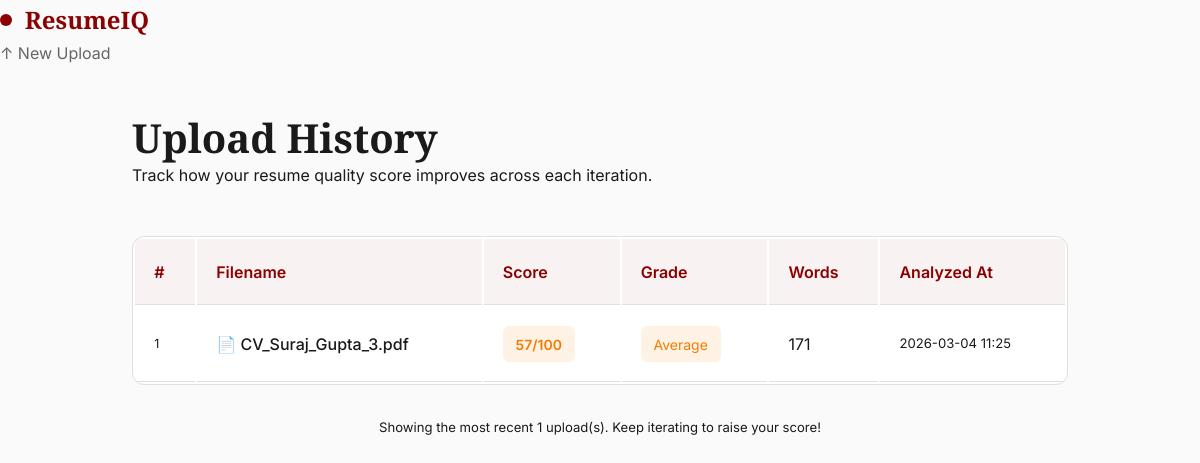
Before: /history with the older database file.
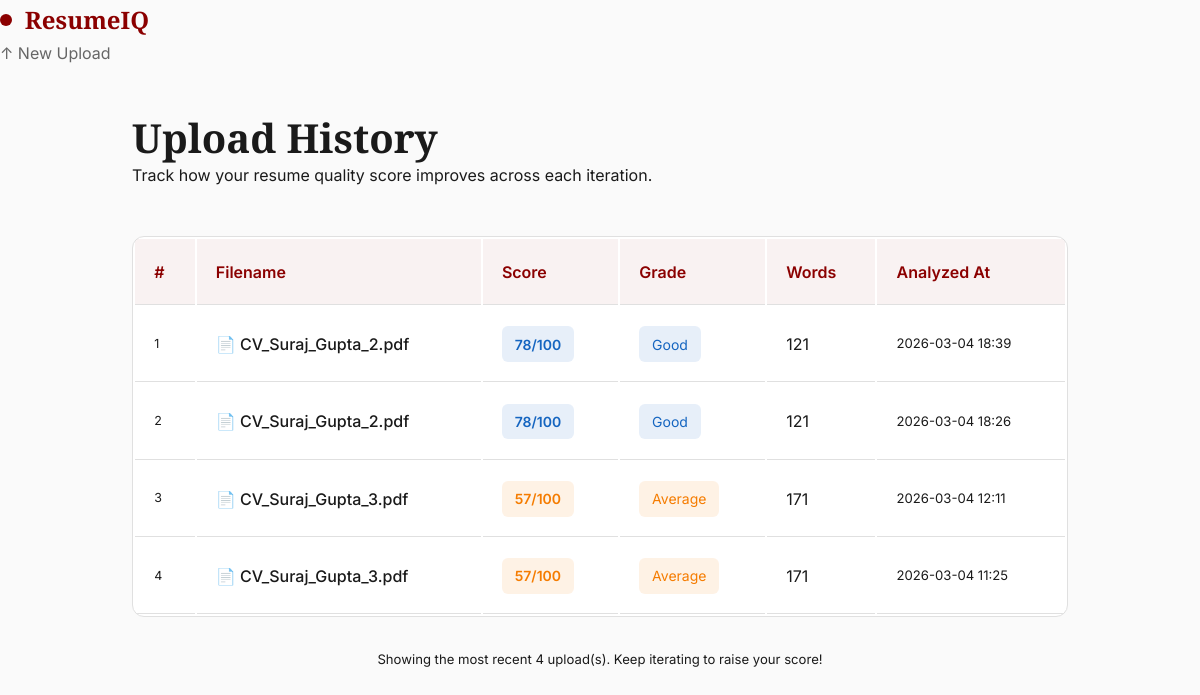
After: the same page with the newer database file.
### tables this page shows
CREATE TABLE uploads (
                id         INTEGER PRIMARY KEY AUTOINCREMENT,
                filename   TEXT    NOT NULL,
                score      INTEGER NOT NULL,
                grade      TEXT    NOT NULL,
                word_count INTEGER NOT NULL,
                timestamp  TEXT    NOT NULL
            );

### app.py (the view)
@app.route("/history")
def history():
    with get_db() as conn:
        rows = conn.execute(
            "SELECT * FROM uploads ORDER BY id DESC LIMIT 50"
        ).fetchall()
    records = [dict(row) for row in rows]
    return render_template("history.html", records=records)

### app.py (called while the page is built)
def get_db():
    conn = sqlite3.connect(DB_PATH)
    conn.row_factory = sqlite3.Row
    return conn

### templates/history.html (shortened to what this page needs)
<!DOCTYPE html>
<html lang="en">
<head>
  <link rel="stylesheet" href="{{ url_for('static', filename='css/editorial.css') }}">
</head>
<body>
  <nav class="report-nav">
    <a href="/" class="nav-logo">
      <div class="nav-logo-dot"></div>
      ResumeIQ
    </a>
    <div class="nav-actions">
      <a href="/" class="btn-ghost">↑ New Upload</a>
    </div>
  </nav>
  <div class="history-wrapper">
    <div class="history-header">
      <h1>Upload History</h1>
      <p>Track how your resume quality score improves across each iteration.</p>
    </div>
    {% if records %}
      <table class="history-table">
        <thead>
          <tr>
            <th>#</th>
            <th>Filename</th>
            <th>Score</th>
            <th>Grade</th>
            <th>Words</th>
            <th>Analyzed At</th>
          </tr>
        </thead>
        <tbody>
          {% for rec in records %}
          <tr>
            <td style="color:var(--col-ink-soft); font-size:0.78rem;">{{ loop.index }}</td>
            <td style="font-weight:500;">📄 {{ rec.filename }}</td>
            <td>
              {% set grade_class = rec.grade | lower | replace(' ', '-') %}
              <span class="score-badge {{ grade_class }}">
                {{ rec.score }}/100
              </span>
            </td>
            <td>
              <span class="score-badge {{ grade_class }}" style="font-weight:400;">{{ rec.grade }}</span>
            </td>
            <td style="color:var(--col-ink-soft);">{{ rec.word_count }}</td>
            <td style="color:var(--col-ink-soft); font-size:0.82rem;">{{ rec.timestamp }}</td>
          </tr>
          {% endfor %}
        </tbody>
      </table>
      <div style="margin-top:var(--sp-lg); font-size:0.82rem; color:var(--col-ink-soft); text-align:center;">
        Showing the most recent {{ records | length }} upload(s). Keep iterating to raise your score!
      </div>
    {% endif %}
  </div>
</body>
</html>

### static/css/editorial.css (style rules this page uses)
:root { --col-primary: #8B0000; --col-primary-light: #B22222; --col-primary-dark: #5C0000; --col-primary-faded: #a52a2a; --col-secondary: #FFFFFF; --col-background: #FAFAFA; --col-surface: #FFFFFF; --col-text-primary: #1A1A1A; --col-text-secondary: #666666; --col-text-muted: #999999; --col-success: #2E7D32; --col-warning: #F57C00; --col-error: #C62828; --col-info: #1565C0; --col-border: #E0E0E0; --col-border-dark: #BDBDBD; --font-serif: 'Playfair Display', Georgia, serif; --font-sans: 'Inter', -apple-system, BlinkMacSystemFont, 'Segoe UI', sans-serif; --font-mono: 'JetBrains Mono', 'Fira Code', Consolas, monospace; --sp-xs: 0.4rem; --sp-sm: 0.8rem; --sp-md: 1.2rem; --sp-lg: 2rem; --sp-xl: 3rem; --sp-2xl: 4.5rem; --shadow-sm: 0 2px 8px rgba(139, 0, 0, 0.08); --shadow-md: 0 6px 24px rgba(139, 0, 0, 0.12); --shadow-lg: 0 16px 48px rgba(139, 0, 0, 0.16); --radius-sm: 6px; --radius-md: 12px; --radius-lg: 20px; --radius-pill: 999px; --transition-fast: 150ms ease; --transition-normal: 250ms ease; --transition-slow: 400ms ease; }
*, *::before, *::after { box-sizing: border-box; margin: 0; padding: 0; }
html { scroll-behavior: smooth; }
body { font-family: var(--font-sans); background-color: var(--col-background); color: var(--col-text-primary); min-height: 100vh; line-height: 1.65; -webkit-font-smoothing: antialiased; }
a { color: inherit; text-decoration: none; }
h1, h2, h3, h4, h5, h6 { font-family: var(--font-serif); font-weight: 600; line-height: 1.2; color: var(--col-text-primary); }
h1 { font-size: 2.5rem; }
p { margin-bottom: 1rem; }
.nav-logo { display: flex; align-items: center; gap: var(--sp-sm); font-family: var(--font-serif); font-size: 1.5rem; font-weight: 600; color: var(--col-primary); }
.nav-logo-dot { width: 12px; height: 12px; background: var(--col-primary); border-radius: 50%; }
.btn-ghost { background: transparent; color: var(--col-text-secondary); }
.history-wrapper { max-width: 1000px; margin: 0 auto; padding: var(--sp-xl) var(--sp-lg); }
.history-header { margin-bottom: var(--sp-xl); }
.history-table { width: 100%; background: var(--col-surface); border-radius: var(--radius-md); overflow: hidden; border: 1px solid var(--col-border); }
.history-table th, .history-table td { padding: var(--sp-md); text-align: left; border-bottom: 1px solid var(--col-border); }
.history-table th { background: rgba(139, 0, 0, 0.05); font-weight: 600; color: var(--col-primary); }
.score-badge { display: inline-block; padding: var(--sp-xs) var(--sp-sm); border-radius: var(--radius-sm); font-weight: 600; font-size: 0.875rem; }
.score-badge.good { background: rgba(21, 101, 192, 0.1); color: var(--col-info); }
.score-badge.average { background: rgba(245, 124, 0, 0.1); color: var(--col-warning); }

Changed rows visible on the page:
added uploads: filename "CV_Suraj_Gupta_2.pdf", score "78", grade "Good", word_count "121", timestamp "2026-03-04 18:39"
added uploads: filename "CV_Suraj_Gupta_2.pdf", score "78", grade "Good", word_count "121", timestamp "2026-03-04 18:26"
added uploads: filename "CV_Suraj_Gupta_3.pdf", score "57", grade "Average", word_count "171", timestamp "2026-03-04 12:11"
Other visible differences:
{{ records | length }}: "1" → "4"
